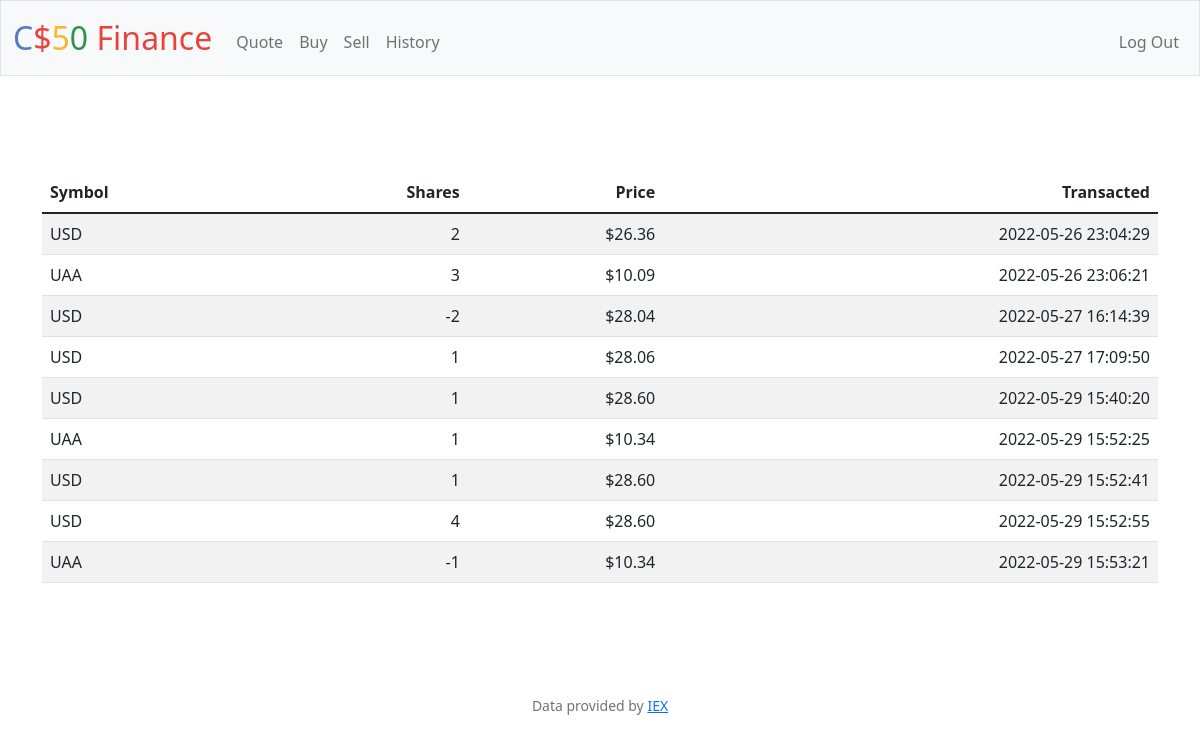
Screenshot of /history (signed in) with the database file from the repository.
### tables this page shows
CREATE TABLE transactions (id INTEGER NOT NULL, type TEXT NOT NULL, symbol TEXT NOT NULL, shares INTEGER NOT NULL, price NUMERIC NOT NULL, time TIME, date DATE);

### app.py (the view)
@app.route("/history")
@login_required
def history():
    data = db.execute("SELECT symbol, shares, price, date, time, type FROM transactions WHERE id = ?", session["user_id"])
    return render_template("history.html", data=data)

### app.py (called while the page is built)
@app.after_request
def after_request(response):
    response.headers["Cache-Control"] = "no-cache, no-store, must-revalidate"
    response.headers["Expires"] = 0
    response.headers["Pragma"] = "no-cache"
    return response

### helpers.py (called while the page is built)
def login_required(f):
    @wraps(f)
    def decorated_function(*args, **kwargs):
        if session.get("user_id") is None:
            return redirect("/login")
        return f(*args, **kwargs)
    return decorated_function

def usd(value):
    return f"${value:,.2f}"

### templates/history.html (shortened to what this page needs)
{% extends "layout.html" %}
{% block main %}
<main class="container py-5 text-center">
    <table class="table table-striped">
        <thead>
            <tr>
                <th class="text-start">Symbol</th>
                <th class="text-end">Shares</th>
                <th class="text-end">Price</th>
                <th class="text-end">Transacted</th>
            </tr>
        </thead>
       <tbody>
                {% for row in data %}
                <tr>
                    <td class="text-start">{{ row["symbol"] }}</td>
                    <td class="text-end">{% if row["type"] == "sell"%}-{% endif %}{{ row["shares"] }}</td>
                    <td class="text-end">{{ row["price"] | usd}}</td>
                    <td class="text-end">{{ row["date"] }} {{row["time"]}}</td>
                </tr>
                {% endfor %}
        </tbody>
    </table>
        </main>
{% endblock %}

### templates/layout.html (shortened to what this page needs)
<!DOCTYPE html>
<html lang="en">
    <head>
        <link href="https://cdn.jsdelivr.net/npm/bootstrap@5.1.3/dist/css/bootstrap.min.css" rel="stylesheet">
        <link href="/static/styles.css" rel="stylesheet">
    </head>
    <body>
        <nav class="bg-light border navbar navbar-expand-md navbar-light">
            <div class="container-fluid">
                <a class="navbar-brand" href="/"><span class="blue">C</span><span class="red">$</span><span class="yellow">5</span><span class="green">0</span> <span class="red">Finance</span></a>
                <div class="collapse navbar-collapse" id="navbar">
                    {% if session["user_id"] %}
                        <ul class="navbar-nav me-auto mt-2">
                            <li class="nav-item"><a class="nav-link" href="/quote">Quote</a></li>
                            <li class="nav-item"><a class="nav-link" href="/buy">Buy</a></li>
                            <li class="nav-item"><a class="nav-link" href="/sell">Sell</a></li>
                            <li class="nav-item"><a class="nav-link" href="/history">History</a></li>
                        </ul>
                        <ul class="navbar-nav ms-auto mt-2">
                            <li class="nav-item"><a class="nav-link" href="/logout">Log Out</a></li>
                        </ul>
                    {% else %}
                        <ul class="navbar-nav ms-auto mt-2">
                            <li class="nav-item"><a class="nav-link" href="/register">Register</a></li>
                            <li class="nav-item"><a class="nav-link" href="/login">Log In</a></li>
                        </ul>
                    {% endif %}
                </div>
            </div>
        </nav>
        <main class="container-fluid py-5 text-center">
            {% block main %}{% endblock %}
        </main>
        <footer class="mb-5 small text-center text-muted">
            Data provided by <a href="https://iexcloud.io/">IEX</a>
        </footer>
    </body>
</html>

### static/styles.css (style rules this page uses)
nav .navbar-brand { font-size: xx-large; }
nav .navbar-brand .blue { color: #537fbe; }
nav .navbar-brand .red { color: #ea433b; }
nav .navbar-brand .yellow { color: #f5b82e; }
nav .navbar-brand .green { color: #2e944b; }

### rows the page displays
transactions: symbol "USD", shares "2", price "$26.36", date "2022-05-26", time "23:04:29"
transactions: symbol "UAA", shares "3", price "$10.09", date "2022-05-26", time "23:06:21"
transactions: symbol "USD", shares "2", price "$28.04", date "2022-05-27", time "16:14:39"
transactions: symbol "USD", shares "1", price "$28.06", date "2022-05-27", time "17:09:50"
transactions: symbol "USD", shares "1", price "$28.60", date "2022-05-29", time "15:40:20"
transactions: symbol "UAA", shares "1", price "$10.34", date "2022-05-29", time "15:52:25"
transactions: symbol "USD", shares "1", price "$28.60", date "2022-05-29", time "15:52:41"
transactions: symbol "USD", shares "4", price "$28.60", date "2022-05-29", time "15:52:55"
transactions: symbol "UAA", shares "1", price "$10.34", date "2022-05-29", time "15:53:21"
